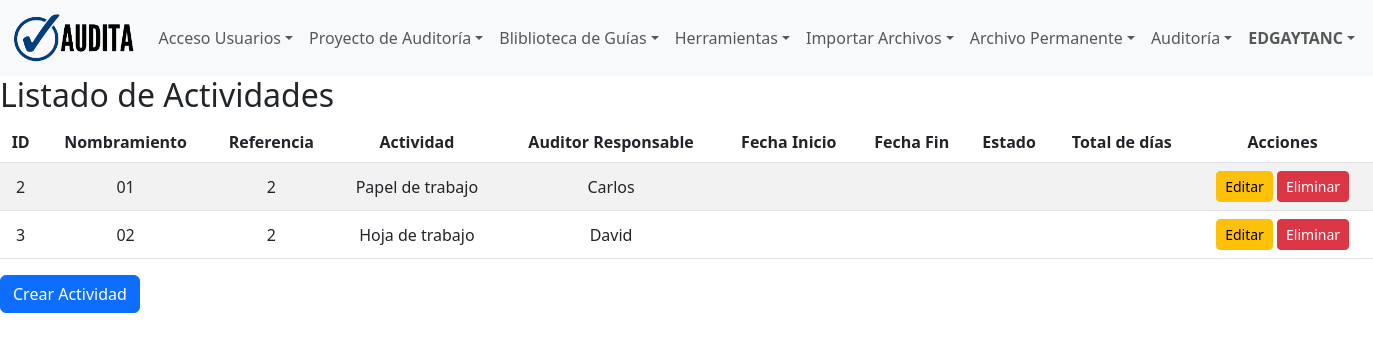
Page /herramientas/actividades/ (signed in) on the committed database.
### users/models.py (models this page shows)
class CustomUser(AbstractUser):
    is_activated = models.BooleanField(default=False)
    groups = models.ManyToManyField(
        'auth.Group',
        verbose_name='groups',
        blank=True,
        help_text='The groups this user belongs to. A user will get all permissions granted to each of their groups.',
        related_query_name='user',
        related_name='customuser_set',  # Add this line
    )
    user_permissions = models.ManyToManyField(
        'auth.Permission',
        verbose_name='user permissions',
        blank=True,
        help_text='Specific permissions for this user.',
        related_query_name='user',
        related_name='customuser_set',  # Add this line
    )

### herramientas/models.py (models this page shows, shortened)
class Actividad(models.Model):
    ESTADO = [
        ('EN_PROCESO', 'En proceso'),
        ('FINAIZADA', 'Finalizada'),
    ]
    actividad = models.CharField(max_length=200)
    referencia = models.CharField(max_length=200)
    nombramiento = models.CharField(max_length=200)
    auditor = models.CharField(max_length=200)
    fecha_inicio = models.DateField(null=True, blank=True)
    fecha_finalizacion = models.DateField(null=True, blank=True)
    estado_actual = models.CharField(max_length=20, choices=ESTADO, default='EN_PROCESO')
    enero = models.DecimalField(max_digits=5, decimal_places=2)
    febrero = models.DecimalField(max_digits=5, decimal_places=2)
    marzo = models.DecimalField(max_digits=5, decimal_places=2)
    abril = models.DecimalField(max_digits=5, decimal_places=2)
    mayo = models.DecimalField(max_digits=5, decimal_places=2)
    junio = models.DecimalField(max_digits=5, decimal_places=2)
    julio = models.DecimalField(max_digits=5, decimal_places=2)
    agosto = models.DecimalField(max_digits=5, decimal_places=2)
    septiembre = models.DecimalField(max_digits=5, decimal_places=2)
    octubre = models.DecimalField(max_digits=5, decimal_places=2)
    noviembre = models.DecimalField(max_digits=5, decimal_places=2)
    diciembre = models.DecimalField(max_digits=5, decimal_places=2)
    observaciones = models.TextField(null=True, blank=True)

### herramientas/views.py (the view)
# urls.py: path('actividades/', views.listar_actividades, name='listar_actividades'),
@login_required
@entidad_requerida
def listar_actividades(request):
    actividades = Actividad.objects.all()
    return render(request, 'herramientas/listar_actividades.html', {'actividades': actividades})

### templates/herramientas/listar_actividades.html
{% extends 'layout/base.html' %}
{% load crispy_forms_tags %}
{% load static %}
{% block 'content' %}
    <h2>Listado de Actividades</h2>
    <table class="table table-striped">
        <thead>
            <tr>
                <th>ID</th>
                <th>Nombramiento</th>
                <th>Referencia</th>
                <th>Actividad</th>
                <th>Auditor Responsable</th>
                <th>Fecha Inicio</th>
                <th>Fecha Fin</th>
                <th>Estado</th>
                <th>Total de días</th>
                <th>Acciones</th>
            </tr>
        </thead>
        <tbody>
            {% for actividad in actividades %}
                <tr>
                    <td>{{ actividad.id }}</td>
                    <td>{{ actividad.nombramiento }}</td>
                    <td>{{ actividad.referencia }}</td>
                    <td>{{ actividad.actividad }}</td>
                    <td>{{ actividad.auditor }}</td>
                    <td>{{ actividad.fecha_ini }}</td>
                    <td>{{ actividad.fecha_fin }}</td>
                    <td>{{ actividad.estado }}</td>
                    <td>{{ actividad.totalDias }}</td>
                    <td>
                        <a href="{% url 'editar_actividad' actividad.id %}" class="btn btn-sm btn-warning">Editar</a>
                        <a href="{% url 'eliminar_actividad' actividad.id %}" class="btn btn-sm btn-danger">Eliminar</a>
                    </td>
                </tr>
            {% empty %}
                <tr>
                    <td colspan="10" class="text-center">No hay actividades registradas.</td>
                </tr>
            {% endfor %}
        </tbody>
    </table>
    <a href="{% url 'crear_actividad' %}" class="btn btn-primary">Crear Actividad</a>
{% endblock 'content' %}

### templates/layout/partials/menu.html (shortened to what this page needs)
{% load static %}
<header>
    <nav class="navbar navbar-expand-lg navbar-light bg-light">
        <div class="container-fluid">
            <a class="navbar-brand" href="{% url 'index' %}"><img
                    src="{% static 'img/logo-horizontal-menu.png' %}" height="50" loading="lazy"
                    alt=""></a>
            <div class="collapse navbar-collapse" id="navbarNav">
                <ul class="navbar-nav">
                    <li class="nav-item dropdown">
                        <a class="nav-link dropdown-toggle" href="#"
                            role="button" data-bs-toggle="dropdown"
                            aria-expanded="false">Acceso Usuarios</a>
                    </li>
                    <li class="nav-item dropdown">
                        <a class="nav-link dropdown-toggle" href="#"
                            role="button" data-bs-toggle="dropdown"
                            aria-expanded="false">Proyecto de Auditoría</a>
                    </li>
                    <li class="nav-item dropdown">
                        <a class="nav-link dropdown-toggle" href="#"
                            role="button" data-bs-toggle="dropdown"
                            aria-expanded="false">Bliblioteca de Guías</a>
                    </li>
                    <li class="nav-item dropdown">
                        <a class="nav-link dropdown-toggle" href="#"
                            role="button" data-bs-toggle="dropdown"
                            aria-expanded="false">Herramientas</a>
                    </li>
                    <li class="nav-item dropdown">
                        <a class="nav-link dropdown-toggle" href="#"
                            role="button" data-bs-toggle="dropdown"
                            aria-expanded="false">Importar Archivos</a>
                    </li>
                    <li class="nav-item dropdown">
                        <a class="nav-link dropdown-toggle" href="#"
                            role="button" data-bs-toggle="dropdown"
                            aria-expanded="false">Archivo Permanente</a>
                    </li>
                    <li class="nav-item dropdown">
                        <a class="nav-link dropdown-toggle" href="#"
                            role="button" data-bs-toggle="dropdown"
                            aria-expanded="false">Auditoría</a>
                    </li>
                    <li class ="nav-item dropdown">
                        <a class ="nav-link dropdown-toggle" href="#"
                            role="button" data-bs-toggle="dropdown"
                            aria-expanded="false"><b>{{user.username|upper}}</b></a>
                    </li>
                </ul>
            </div>
        </div>
    </nav>
</header>

### static/css/styles.css (style rules this page uses)
td { text-decoration: none; }
th, td { text-align: center; vertical-align: middle; }

### rows in the picture
CustomUser: username "EDGAYTANC"
Actividad: id "2", nombramiento "01", referencia "2", actividad "Papel de trabajo", auditor "Carlos"
Actividad: id "3", nombramiento "02", referencia "2", actividad "Hoja de trabajo", auditor "David"
